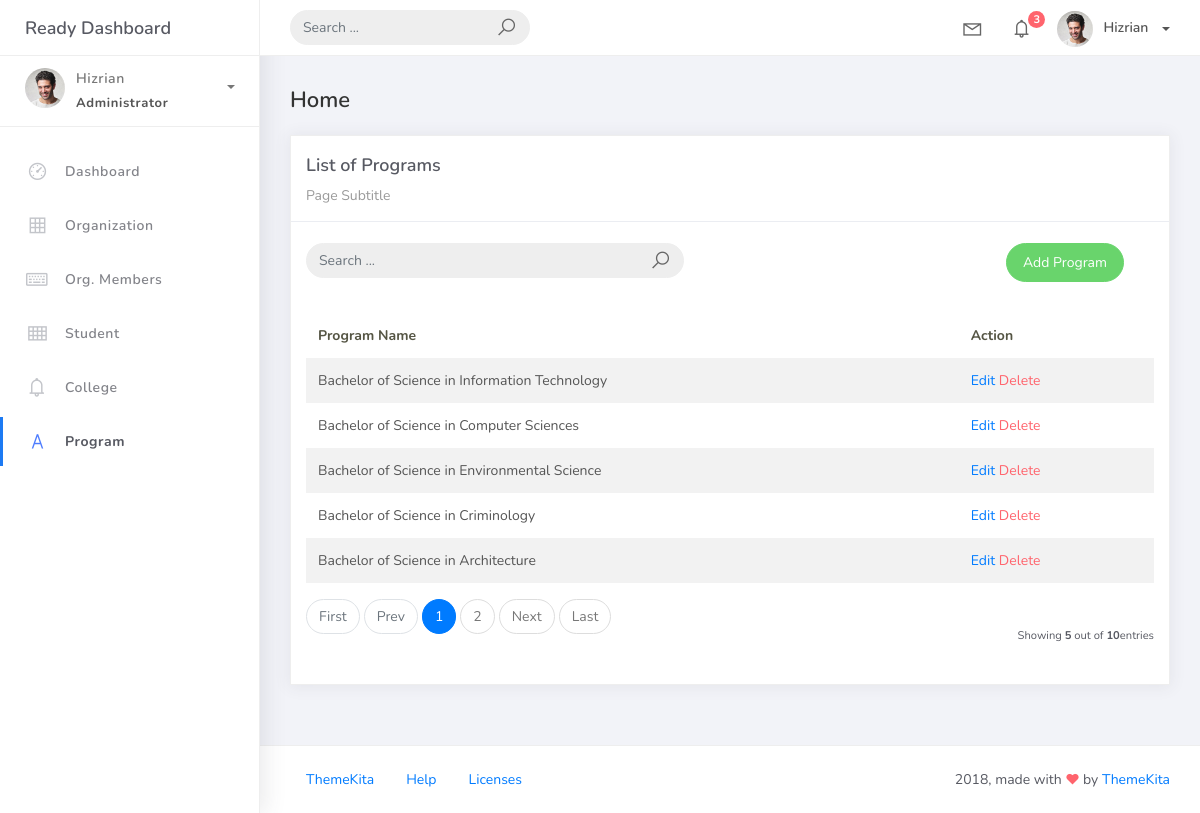
The page /program_list on the database its author committed.
### studentorg/models.py (models this page shows, shortened)
class BaseModel(models.Model):
    created_at = models.DateTimeField(auto_now_add=True, db_index=True)
    updated_at = models.DateTimeField(auto_now=True)
    class Meta:
        abstract = True

class Program(BaseModel):
    prog_name = models.CharField(max_length=150)
    college = models.ForeignKey(College, on_delete=models.CASCADE)

### studentorg/views.py (the view)
# urls.py: path('program_list', ProgramList.as_view(), name='program-list'),
class ProgramList(ListView):
    model = Program
    context_object_name = 'program'
    template_name  = 'program_list.html'
    paginate_by = 5
    def get_context_data(self, **kwargs):
        context = super().get_context_data(**kwargs)
        context['program'] = Program.objects.all()
        return context
    def get_queryset(self, *args, **kwargs):
         qs = super(ProgramList, self).get_queryset(*args, **kwargs)
         if self.request.GET.get("q") != None:
             query = self.request.GET.get('q')
             qs = qs = qs.filter(Q(prog_name__icontains=query))
         return qs

### templates/program_list.html
{% extends 'base.html' %} {%load static %}  {% block content %}
<div class="content">
    <div class="container-fluid">
        <h4 class="page-title">Home</h4>
        <div class="row">
            <div class="col-md-12">
                <div class="card">
                    <div class="card-header">
                        <div class="card-title">List of Programs</div>
                        <div class="card-category">Page Subtitle</div>
                    </div>
                    <br />
                            <div class="col-md-12 row">
                                <div class="col-md-6">
                                    <form class="navbar-left navbar-form nav-search mr-md-3" action="{% url 'program-list' %}">
                                      <div class="input-group">
                                        <input type="text" placeholder="Search ..." class="form-control" name="q" />
                                        <div class="input-group-append">
                                        <span class="input-group-text">
                                            <i class="la la-search search-icon"></i>
                                        </span>
                                        </div>
                                      </div>
                                    </form>
                                </div>
                                <div class="col-md-6">
                                    <div class="pull-right">
                                        <a href="{% url 'program-add' %}" class="btn btn-success btn-rounded">Add Program</a>
                                    </div>
                                </div>
                            </div>
                    <div class="card-body">
                        <table class="table table-striped mt-3">
                            <thead>
                                <tr>
                                    <th scope="col">Program Name</th>
                                    <th scope="col">Action</th>
                                </tr>
                            </thead>
                            <tbody>
                                {% for object in object_list %}
                                <tr>
                                    <td>{{ object.prog_name }}</td>
                                    <td>
                                        <a href="program_list/{{ object.id }}">Edit</a>
                                        <a href="program_list/{{ object.id }}/delete" class="text-danger">Delete</a>
                                    </td>
                                </tr>
                                {% empty %}
                                <tr>
                                    <td colspan="4" style="text-align: center">
                                        <p class="text-sm font-weight-bold mb-0">No Records Found</p>
                                    </td>
                                </tr>
                                {% endfor %}
                            </tbody>
                        </table>
                        {% include 'includes/pagination.html' %}
                    </div>
                </div>
            </div>
        </div>
    </div>
</div>
{% endblock %}

### rows shown on the page
Program: prog_name "Bachelor of Science in Information Technology"
Program: prog_name "Bachelor of Science in Computer Sciences"
Program: prog_name "Bachelor of Science in Environmental Science"
Program: prog_name "Bachelor of Science in Criminology"
Program: prog_name "Bachelor of Science in Architecture"

### other values the page prints
{{ page_num }} "1"
{{ page_num }} "2"
{{ object_list.count }} "5"
{{ paginator.count }} "10"
